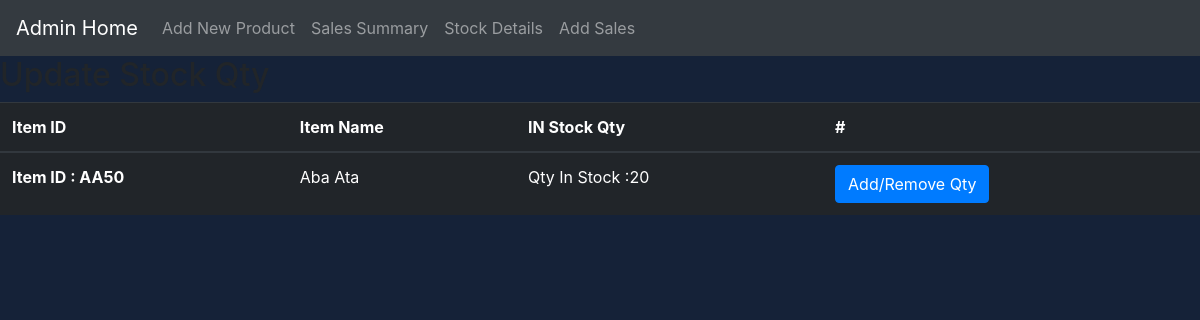
Page /Admin/Stock.php on the earlier database version.
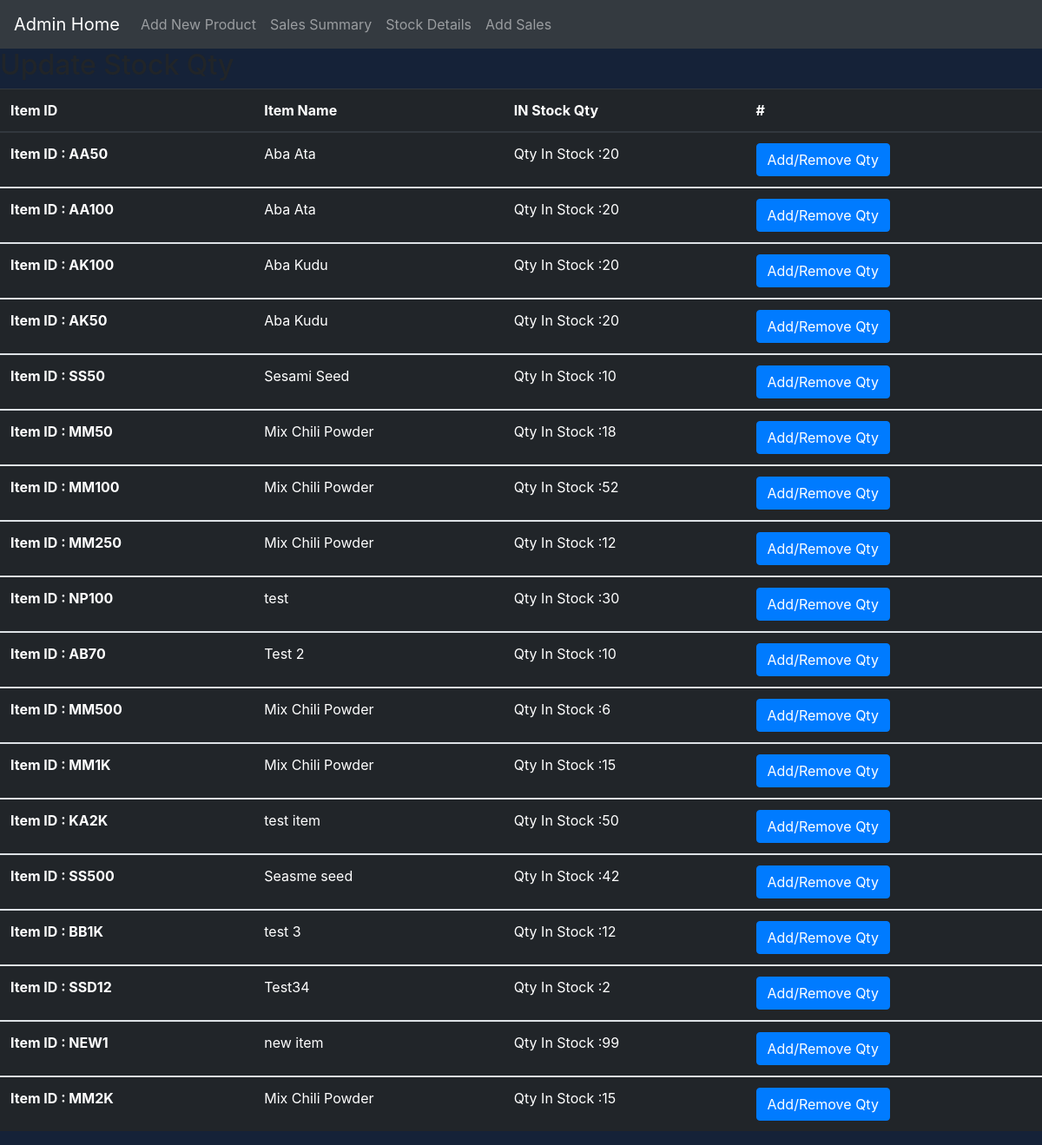
Same page on the later database version.
### tables this page shows
CREATE TABLE IF NOT EXISTS `all_products` (
  `ItemID` varchar(10) NOT NULL,
  `ItemName` varchar(255) NOT NULL,
  `weight` int NOT NULL,
  `Price` float NOT NULL,
  `Discount` float NOT NULL,
  `InStock` int NOT NULL,
  PRIMARY KEY (`ItemID`)
);

### Admin/Stock.php (the view, shortened to what this page needs)
<?php
include '../ConnectDB.php';
?>
    <!doctype html>
    <html lang="en">
    <head>
        <link rel="stylesheet" href="https://maxcdn.bootstrapcdn.com/bootstrap/4.0.0/css/bootstrap.min.css">
        <link rel="stylesheet" href="./AdminStyles.css">
    </head>
    <body>
    <?php include "./AdminNav.php" ?>
    <h2>Update Stock Qty</h2>
    <table class="table table-hover table-dark">
        <thead>
        <tr>
            <th scope="col">Item ID</th>
            <th scope="col">Item Name</th>
            <th scope="col">IN Stock Qty</th>
            <th scope="col">#</th>
        </tr>
        </thead>
<?php
$sql = "SELECT * FROM all_products";
$result = $db->query($sql);
if ($result->num_rows > 0) {
    while($row = $result->fetch_assoc()) {
        $item=$row["ItemID"];
        $itemInStock=$row["InStock"];
        echo '
                <tbody>
                    <tr>
                        <th>Item ID : ' . $row["ItemID"]. ' </th>
                        <td>  '. $row["ItemName"].' </td>
                        <td>Qty In Stock :' . $row["InStock"].'</td>
                        <td>
                        <button type="button" class="btn btn-primary" data-toggle="modal" data-target="#'.$item.'">
                          Add/Remove Qty
                        </button>
                        </td>
                     </tr>
                <div class="modal fade" id="'.$item.'" tabindex="-1" role="dialog" aria-labelledby="exampleModalLabel" aria-hidden="true">
                        <h5 class="modal-title" id="exampleModalLabel">'. $row["ItemName"].'</h5>
                                  Item ID : ' . $row["ItemID"]. ' &nbsp;&nbsp;
                                  Qty In Stock :' . $row["InStock"].'
                                        <input type="hidden" value="'.$item.'" name="item">
                                        <input type="hidden" value="'.$itemInStock.'" name="itemInStock">
                </div>
                 ';
    }
} else {
    echo "0 results";
}
?>
        </tbody>
    </table>
    </body>
</html>

### Admin/AdminNav.php (shortened to what this page needs)
<nav class="navbar navbar-expand-lg navbar-dark bg-dark">
    <a class="navbar-brand" href="index.php">Admin Home</a>
    <div class="collapse navbar-collapse" id="navbarNav">
        <ul class="navbar-nav">
            <li class="nav-item">
                <a class="nav-link" href="AddNewItem.php">Add New Product</a>
            </li>
            <li class="nav-item">
                <a class="nav-link" href="Sales.php">Sales Summary</a>
            </li>
            <li class="nav-item">
                <a class="nav-link" href="Stock.php">Stock Details</a>
            </li>
            <li class="nav-item">
                <a class="nav-link" href="UpdateSales.php">Add Sales</a>
            </li>
        </ul>
    </div>
</nav>

### Admin/AdminStyles.css (style rules this page uses)
body { background: rgba(21,34,56, 1) }

Differences in the rows shown:
added all_products: ItemID "AA100", ItemName "Aba Ata", InStock "20"
added all_products: ItemID "AK100", ItemName "Aba Kudu", InStock "20"
added all_products: ItemID "AK50", ItemName "Aba Kudu", InStock "20"
added all_products: ItemID "SS50", ItemName "Sesami Seed", InStock "10"
added all_products: ItemID "MM50", ItemName "Mix Chili Powder", InStock "18"
added all_products: ItemID "MM100", ItemName "Mix Chili Powder", InStock "52"
added all_products: ItemID "MM250", ItemName "Mix Chili Powder", InStock "12"
added all_products: ItemID "NP100", ItemName "test", InStock "30"
added all_products: ItemID "AB70", ItemName "Test 2", InStock "10"
added all_products: ItemID "MM500", ItemName "Mix Chili Powder", InStock "6"
added all_products: ItemID "MM1K", ItemName "Mix Chili Powder", InStock "15"
added all_products: ItemID "KA2K", ItemName "test item", InStock "50"
added all_products: ItemID "SS500", ItemName "Seasme seed", InStock "42"
added all_products: ItemID "BB1K", ItemName "test 3", InStock "12"
added all_products: ItemID "SSD12", ItemName "Test34", InStock "2"
added all_products: ItemID "NEW1", ItemName "new item", InStock "99"
added all_products: ItemID "MM2K", ItemName "Mix Chili Powder", InStock "15"
